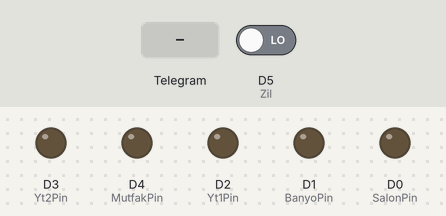
This sketch was run on a simulated ESP8266 (NodeMCU). Shown: output pins drawn as LEDs (lit = HIGH). The test bench sets the inputs (shaded band); at power-on: D5 (Zil) LOW. WiFi joins after 1.5 s; servers stay silent unless stated; the local clock reads 2024-03-15 10:24:30 at power-on unless the sketch sets it; what the sketch prints to the serial monitor is not drawn.

Above: at 3.0 s.
3.1 s: Telegram message "/sal_ac" received
At 4.7 s:
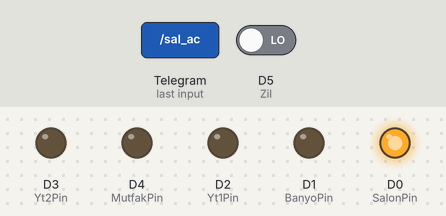
5.1 s: Telegram message "/banyo_ac" received
At 6.1 s:
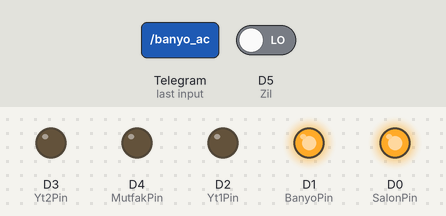
6.9 s: Telegram message "/sal_kapat" received
At 7.5 s:
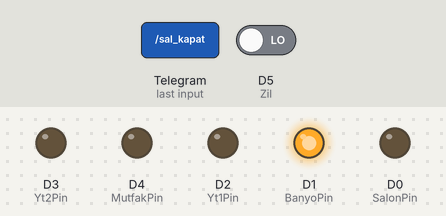
8.7 s: Telegram message "/yt1_ac" received
At 10.2 s:
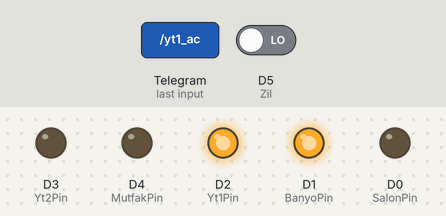
10.5 s: Telegram message "/banyo_kapat" received
At 11.6 s:
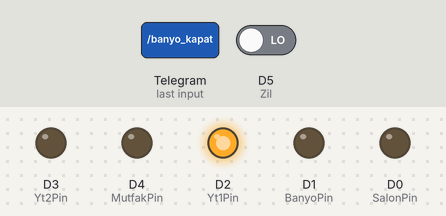
12.3 s: Telegram message "/mtf_ac" received
At 13.0 s:
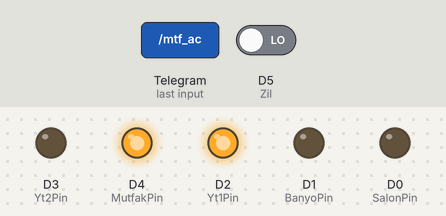
Timing chart, 0 to 15.1 s (numbered marks = the images above; inputs shaded):
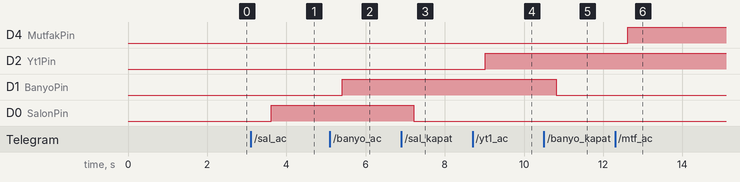

The sketch:

nodemcu.v2.ino
```cpp
#include <ESP8266WiFi.h>
#include <WiFiClientSecure.h>
#include <UniversalTelegramBot.h>
#include <ArduinoJson.h>

#define WIFI_SSID "Azimbot"
#define WIFI_PASSWORD "JDNKPLQAHKDK1881"
#define BOT_TOKEN "6741248267:AAFP1e9KvdiytTBAiktMkWgKQsPL9d1Ukog"
#define CHAT_ID "1148814370"
#define SalonPin D0
#define BanyoPin D1
#define Yt1Pin D2
#define Yt2Pin D3
#define MutfakPin D4

#define Zil D5 //zil


X509List cert(TELEGRAM_CERTIFICATE_ROOT);
WiFiClientSecure secured_client;
UniversalTelegramBot bot(BOT_TOKEN, secured_client);

bool buttonPressed = false;

// Her 1 saniyede bir olacak şekilde yeni bir mesaj gelip gelmediğini kontrol edeceğiz.
int botIstekGecikmesi = 1;
unsigned long botSonCalismaZamani;

//led'i bağlayacağımız pin numarası. Nodemcu için farklı tanımlayın
bool ledDurum = LOW;//ilk açılışta kapalı olmasını sağlamak için.
const int analogPin = A0; // Kullanılan analog pin

void setup() {

  pinMode(SalonPin, OUTPUT);
  pinMode(BanyoPin, OUTPUT);
  pinMode(Yt1Pin, OUTPUT);
  pinMode(Yt2Pin, OUTPUT);
  pinMode(MutfakPin, OUTPUT);

  Serial.begin(9600);
  Serial.println();

  Serial.print("Connecting to Wifi SSID ");
  Serial.print(WIFI_SSID);
  WiFi.begin(WIFI_SSID, WIFI_PASSWORD);
  secured_client.setTrustAnchors(&cert);

  while (WiFi.status() != WL_CONNECTED) {
    Serial.print(".");
    delay(500);
  }

  Serial.print("\nWiFi connected. IP address: ");
  Serial.println(WiFi.localIP());

  Serial.print("Retrieving time: ");
  configTime(0, 0, "pool.ntp.org");
  time_t now = time(nullptr);

  while (now < 24 * 3600) {
    Serial.print(".");
    delay(100);
    now = time(nullptr);
  }

  Serial.println(now);
  bot.sendMessage(CHAT_ID, "Bot başlatıldı", "");
}

void loop() {


  int buttonState = digitalRead(Zil);


  if (buttonState == HIGH && !buttonPressed) {
    bot.sendMessage(CHAT_ID, "Kapı zili çalınıyor!", "");
    buttonPressed = true; // Buton basıldı
  } else if (buttonState == LOW) {
    buttonPressed = false; // Buton bırakıldı
  }

if (millis() > botSonCalismaZamani + botIstekGecikmesi)  {
    int kacYeniMesaj = bot.getUpdates(bot.last_message_received + 1);

    while(kacYeniMesaj) { //yeni mesaj gelmişse yazdıralım
      Serial.println("mesaj alındı");
      yeniMesajlariYonet(kacYeniMesaj);
      kacYeniMesaj = bot.getUpdates(bot.last_message_received + 1);
    }
    botSonCalismaZamani = millis();
  }
  delay(100);
}


void yeniMesajlariYonet(int kacYeniMesaj) {
  Serial.println("Gelen Yeni Mesaj");
  Serial.println(String(kacYeniMesaj));

  for (int i=0; i<kacYeniMesaj; i++) {
    // talebi yapan kullanıcının chatid'si
    String chat_id = String(bot.messages[i].chat_id);
    //eğer farklı bir kullanıcıdan komut gelirse izin vermeyeceğiz
    if (chat_id != CHAT_ID){
      bot.sendMessage(chat_id, "Yetkisiz Kullanıcı", "");
      continue;
    }

    // Alınan komut mesajını yazdıralım
    String text = bot.messages[i].text;
    Serial.println(text);

    String from_name = bot.messages[i].from_name;

    if (text == "/baslat") {
      String merhaba = "Merhaba, " + from_name + ".\n";
      merhaba += "Akıllı evciği kontrol etmek için aşşağıdaki komutları kullanın .\n\n";
      merhaba += "/sal_ac Salon ışığı açılır \n";
      merhaba += "/sal_kapat Salonun ışığı kapatılır \n";
      merhaba += "/banyo_ac Banyonun ışığı açılır \n";
      merhaba += "/banyo_kapat Banyonun ışığı kapatılır \n";
      merhaba += "/yt1_ac  1.Yatak Odasının  ışığı açılır \n";
      merhaba += "/yt1_kapat  1.Yatak Odasının  ışığı kapatılır \n";
      merhaba += "/yt2_ac 2.Yatak Odasının  ışığı açılır \n";
      merhaba += "/yt2_kapat 2.Yatak Odasının  ışığı kapatılır \n";
      merhaba += "/mtf_ac Mutfağın ışığı açılır \n";
      merhaba += "/mtf_kapat Mutfağın ışığı kapatılır \n";

      merhaba += "/durum ile LED'in şu anki durumunu göster \n";
      bot.sendMessage(chat_id, merhaba, "");
    }
if (text == "/sal_ac") {
    bot.sendMessage(chat_id, "Salon ışığı açıldı.", "");
    digitalWrite(SalonPin, HIGH);
  }

  if (text == "/sal_kapat") {
    bot.sendMessage(chat_id, "Salon ışığı kapatıldı.", "");
    digitalWrite(SalonPin, LOW);
  }

  if (text == "/banyo_ac") {
    bot.sendMessage(chat_id, "Banyo ışığı açıldı.", "");
    digitalWrite(BanyoPin, HIGH);
  }

  if (text == "/banyo_kapat") {
    bot.sendMessage(chat_id, "Banyo ışığı kapatıldı.", "");
    digitalWrite(BanyoPin, LOW);
  }

  if (text == "/yt1_ac") {
    bot.sendMessage(chat_id, "Yatak Odası 1 ışığı açıldı.", "");
    digitalWrite(Yt1Pin, HIGH);
  }

  if (text == "/yt1_kapat") {
    bot.sendMessage(chat_id, "Yatak Odası 1 ışığı kapatıldı.", "");
    digitalWrite(Yt1Pin, LOW);
  }

  if (text == "/yt2_ac") {
    bot.sendMessage(chat_id, "Yatak Odası 2 ışığı açıldı.", "");
    digitalWrite(Yt2Pin, HIGH);
  }

  if (text == "/yt2_kapat") {
    bot.sendMessage(chat_id, "Yatak Odası 2 ışığı kapatıldı.", "");
    digitalWrite(Yt2Pin, LOW);
  }

  if (text == "/mtf_ac") {
    bot.sendMessage(chat_id, "Mutfak ışığı açıldı.", "");
    digitalWrite(MutfakPin, HIGH);
  }

  if (text == "/mtf_kapat") {
    bot.sendMessage(chat_id, "Mutfak ışığı kapatıldı.", "");
    digitalWrite(MutfakPin, LOW);
  }

    if (text == "/durum") {
    String durumMesaji = "Işıkların Durumu:\n";
    durumMesaji += "Salon: " + String(digitalRead(SalonPin) ? "Açık" : "Kapalı") + "\n";
    durumMesaji += "Banyo: " + String(digitalRead(BanyoPin) ? "Açık" : "Kapalı") + "\n";
    durumMesaji += "Yatak Odası 1: " + String(digitalRead(Yt1Pin) ? "Açık" : "Kapalı") + "\n";
    durumMesaji += "Yatak Odası 2: " + String(digitalRead(Yt2Pin) ? "Açık" : "Kapalı") + "\n";
    durumMesaji += "Mutfak: " + String(digitalRead(MutfakPin) ? "Açık" : "Kapalı") + "\n";

    bot.sendMessage(chat_id, durumMesaji, "");
  }
    }
  }
```

Measured:
- after the input at 3.1 s, D0 (SalonPin): LOW → HIGH after 0.51 s
- after the input at 5.1 s, D1 (BanyoPin): LOW → HIGH after 0.31 s
- after the input at 6.9 s, D0 (SalonPin): HIGH → LOW after 0.31 s
- after the input at 8.7 s, D2 (Yt1Pin): LOW → HIGH after 0.32 s
- after the input at 10.5 s, D1 (BanyoPin): HIGH → LOW after 0.32 s
- after the input at 12.3 s, D4 (MutfakPin): LOW → HIGH after 0.32 s
